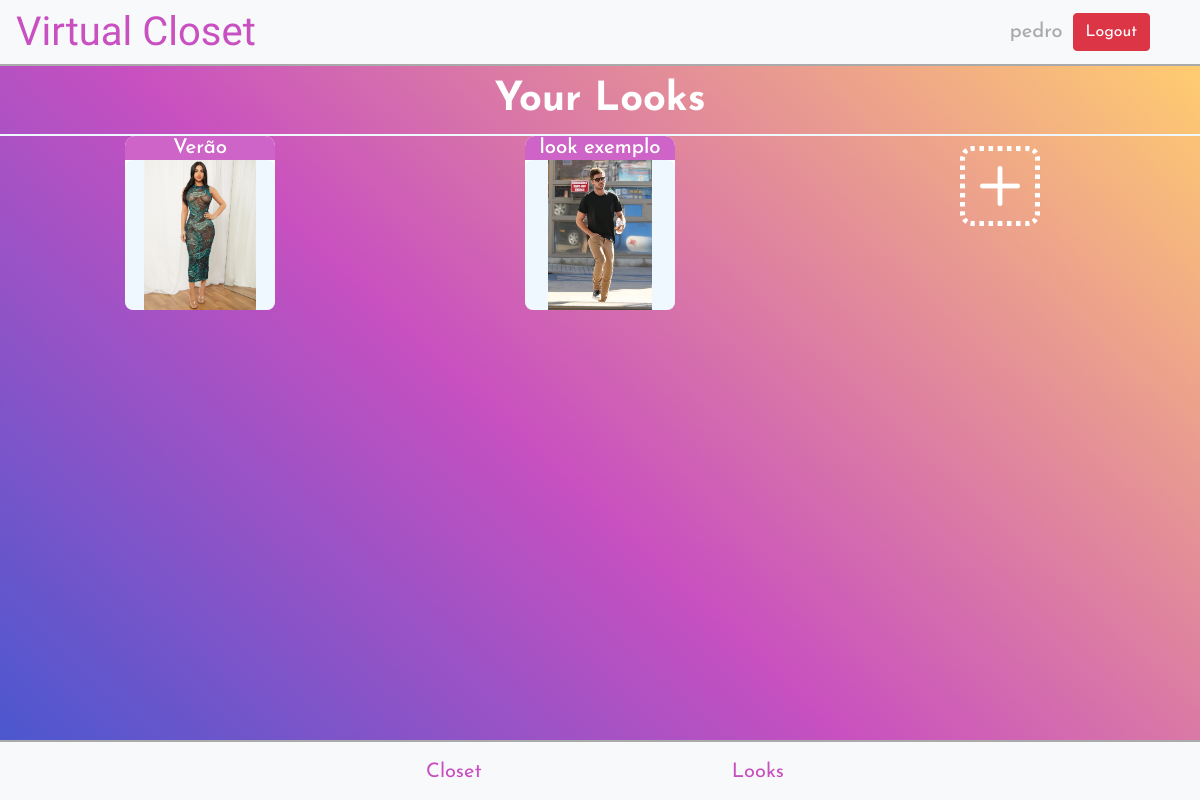
Page /looks (signed in) on the committed database.
### closet/models.py (models this page shows, shortened)
class User(AbstractUser):
    pass

class Look(models.Model):
    user = models.ForeignKey(User, on_delete=models.CASCADE)
    name = models.CharField(max_length=128)
    image = models.ImageField(upload_to='looks/')
    clothes = models.ManyToManyField(ClothingItem)

### closet/views.py (the view)
# urls.py: path('looks', looks, name='looks'),
def looks(request):
    looks = Look.objects.filter(user=request.user)
    return render(request, 'closet/looks.html', {
        'looks': looks
    })

### closet/templates/closet/looks.html (shortened to what this page needs)
{% extends 'closet/layout.html' %}
{% block pagetitle %}Your Looks{% endblock %}
{% load static %}
{% block page %}
    <main id="lookspage">
        {% for look in looks %}
            <div class="look">
                <div class="lookname">
                    <h3 style="margin:0; font-size: 1.7vw">{{look.name}}</h3>
                </div>
                <div id='img{{look.id}}' class="closetimg" style="margin:0;" onmouseenter="handleItemMouseOver(event)">
                    <img src="{{look.image.url}}" alt="look image">
                </div>
            </div>
        {% endfor %}
        <a class="addimage" href="/looks/create">
            <i class="bi bi-plus-square-dotted addicon"></i>
        </a>
    </main>
{% endblock %}

### closet/templates/closet/layout.html (shortened to what this page needs)
{% load static %}
<!DOCTYPE html>
<html lang="en">
    <head>
        <link rel="stylesheet" href="https://cdn.jsdelivr.net/npm/bootstrap-icons@1.8.1/font/bootstrap-icons.css">
        <link rel="stylesheet" href="https://stackpath.bootstrapcdn.com/bootstrap/4.4.1/css/bootstrap.min.css">
        <link rel="stylesheet" href="{% static 'closet/index.css' %}">
    </head>
    <body>
        <nav class="navbar navbar-expand-lg navbar-light bg-light">
            <a href="/" style="text-decoration:none;"><h3 id="title">Virtual Closet</h3></a>
            <ul class="navbar-nav mr-auto header" id='navbar' >
                {% if user.is_authenticated %}
                    <li class='nav-li'>
                        <h5>{{user.username}}</h5>
                    </li>
                    <li class='nav-li'>
                        <a class="btn btn-danger" href="/logout">Logout</a>
                    </li>
                {% endif %}
            </ul>
        </nav>
        <hr class="headerhr">
        {% if user.is_authenticated %}
            <div id="pages">
                {% block Header %}
                    <header id="pageheader">
                        <h1 id="pagetitle">{% block pagetitle %}{% endblock %}</h1>
                        <hr class="headerhr" style="border:1px solid aliceblue;">
                    </header>
                {% endblock %}
                {% block page %}
                {% endblock %}
            </div>
            <footer>
                <hr class="headerhr">
                <ul id="footerul">
                    <li class="nav-li footerli">
                        <a href="/closet" class="nav-link purple">Closet</a>
                    </li>
                    <li class="nav-li footerli">
                        <a href="/looks" class="nav-link purple">Looks</a>
                    </li>
                </ul>
            </footer>
        {% endif %}
    </body>
</html>

### closet/static/closet/index.css (style rules this page uses)
* { font-family: 'Josefin Sans'; }
html { overflow: hidden; height: 100vh; }
header { justify-content: space-between; }
.headerhr { border: 1px solid rgb(170, 170, 170); margin: 0px; width: 100vw; }
#title { font-family: 'Grand Hotel'; color: #C850C0; margin: 0; font-size: 40px; }
#navbar { position: absolute; right: 50px; align-items: center; }
#navbar h5 { padding: 0; margin: 0; color:rgb(170, 170, 170); }
.nav-li { margin-left: 10px; }
footer { position: absolute; bottom: 0; width: 100vw; height: 60px; background-color: #f8f9fa; }
#footerul { display: flex; flex-direction: row; height: 100%; width: 100%; align-items: center; justify-content: space-between; margin: 0; padding: 0 400px 0 400px; }
.footerli { display: inline; width: fit-content !important; margin-bottom: 0; font-size: 20px; }
.purple { color: #C850C0; }
#pageheader { display: flex; justify-content: center; flex-direction: column; height: 100%; align-items: center; }
#pagetitle { color: white; margin: 10px 0 10px 0; font-weight: bold; }
html, body { height: 100%; }
#pages { background: linear-gradient(43deg, #4158D0 0%, #C850C0 46%, #FFCC70 100%); overflow-y: scroll; overflow-x: hidden; }
#lookspage { display: grid; grid-template-columns: 1fr 1fr 1fr; grid-template-rows: 1fr 1fr 1fr auto; justify-content: center; justify-items: center; }
.look { background-color: white; border-radius: 10px; height: fit-content; }
.lookname { font-size: 20px; font-weight: bold; color: white; background-color: #ce64c7; border-radius: 10px 10px 0 0; text-align: center; margin-bottom: 0; }
.addimage, .addimage:hover, .addimage:active, .addimage:focus { border: none; outline: none; background: none; }
.addicon { font-size: 80px; color: white; margin-top: 10px; }
.closetimg { margin-top: 10px; margin-bottom: 10px; display: flex; flex-direction: column; justify-content: center; align-items: center; background-size: contain; background-repeat: no-repeat; background-position: center; background-color: aliceblue; width: 150px; height: 150px; border-radius: 8px; }
.closetimg img { display: flex; border-radius: 8px; width: 150px; height: 150px; object-fit: contain; }

### rows in the picture
User: username "pedro"
Look: name "Verão", image (picture)
Look: name "look exemplo", image (picture)
